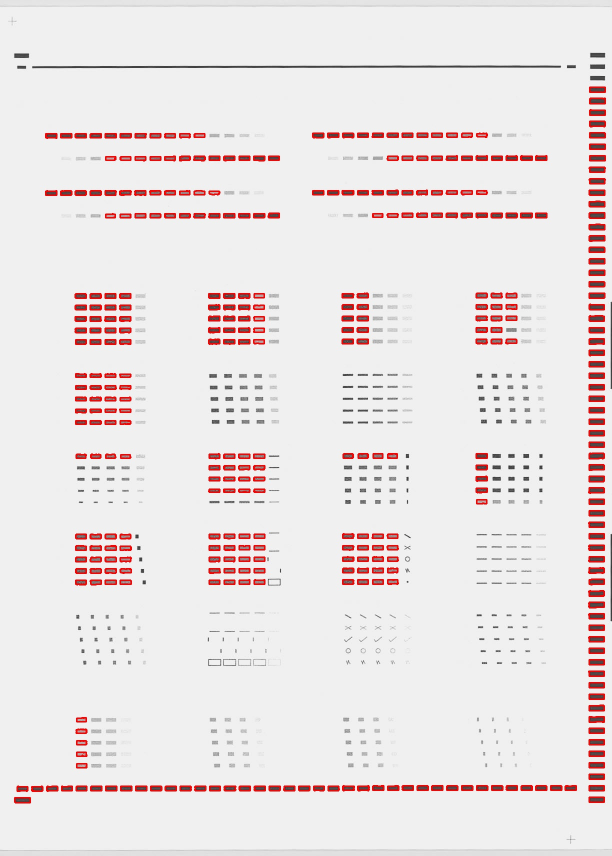
#> input picture 项目/答题卡识别/20210402-00300001.jpg, 1223 x 1712 px (shown at 1/2 size); its folder holds only this picture in this run
$ python -i test.py   (imports and definitions only)
#> lines starting #> are read from the running program, lines starting #| are printed output that depends on the picture; after the words box and inside, x2 and y2 are one past the last pixel; in counts of white or black regions, pixels touching at a corner belong together
# -*- coding:utf-8 -*-
import matplotlib.pyplot as plt
from imutils.perspective import four_point_transform
from imutils import contours
import numpy as np
import os
import cv2 as cv
import tqdm

min_thred = 180 #二值化的阈值
min_area = 120 #矩形框最小的面积，小于此面积的矩形框判定不认为是答案
max_area = 400 #矩形框最大的面积，大于此面积的矩形框判定不认为是答案
approx_num = 20 #矩形框的顶点数，小于此数的矩形框判定不认为是答案
pw = 0.6   #矩形框中白色像素值的比例，大于此比例的矩形框判定不认为是答案
top = 160  #矩形框的y坐标，小于此坐标的矩形框判定不认为是答案
# bottom = 270 #矩形框的y坐标，大于此坐标的矩形框判定不认为是答案
def main(input_file,out_file):
    # 加载一个图片到opencv中

#> called with input_file = '20210402-00300001.jpg', out_file = 'out.png'
    img = cv.imread(input_file)
#> img is the input picture: shape (1712, 1223, 3); mean B, G, R 227, 227, 235

    # 打印原图
    # cv.imshow("orgin", img)

    # 灰度化
    gray = cv.cvtColor(img, cv.COLOR_BGR2GRAY)
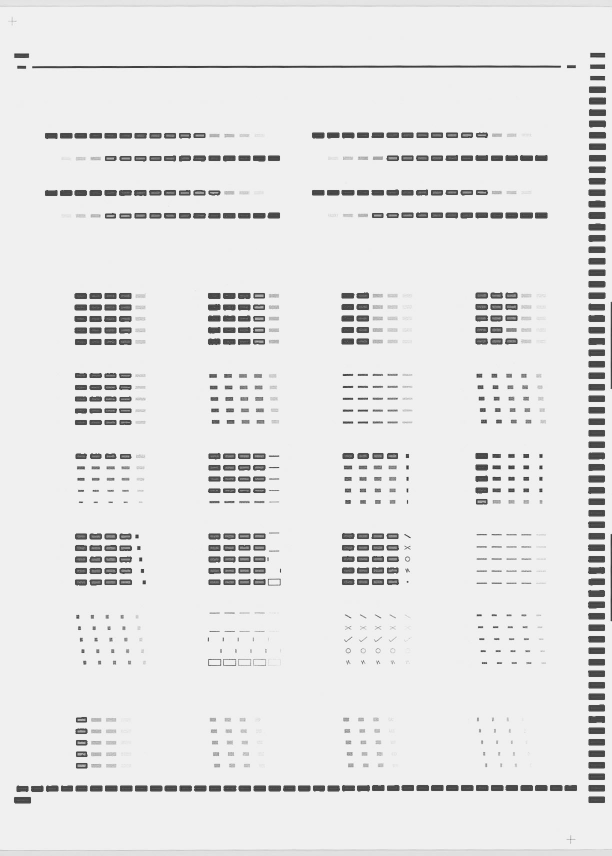
#> gray: shape (1712, 1223) (shown at 1/2 size); min 33, max 255, mean 229.4
    # 打印灰度图
    # cv.imshow("gray", gray)
    # 自适应二值化算法
    ret,thresh2 = cv.threshold(gray,min_thred,255,cv.THRESH_BINARY)
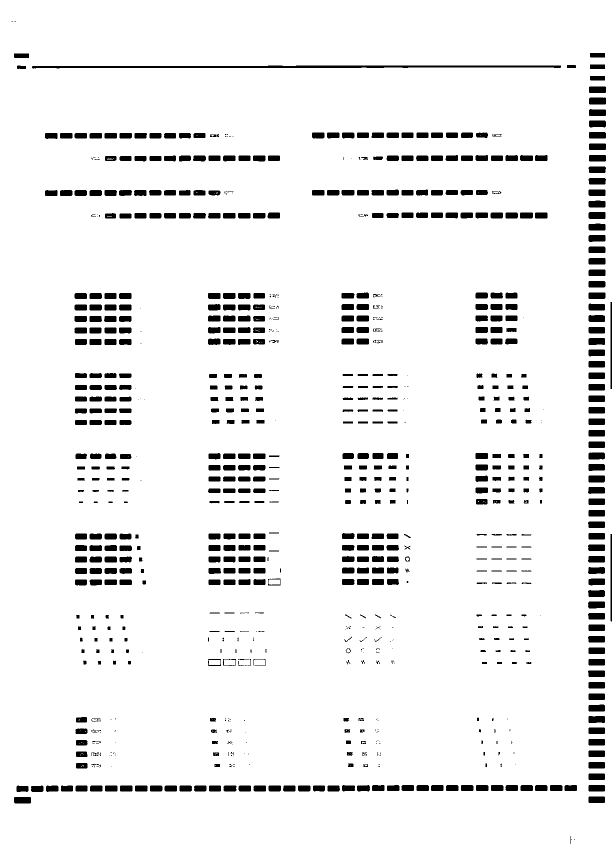
#> thresh2: shape (1712, 1223) (shown at 1/2 size); 93.6% white; 895 black regions (260 under 20 px)
#> ret = 180
    gray_deal = thresh2.copy()
    # 打印二值化后的图
    # cv.imshow("thresh2", thresh2)
    cv.imwrite("thresh2.jpg", thresh2)
    cts, _ = cv.findContours(thresh2,cv.RETR_TREE, cv.CHAIN_APPROX_SIMPLE)
#> cts = 1017 contours, 342 with area under 20; largest, box (x1, y1, x2, y2) and area: (0, 0, 1223, 1712) 2090144, (63, 130, 1123, 138) 5522, (1177, 194, 1213, 210) 514, (1176, 423, 1212, 439) 512, (1176, 950, 1211, 966) 500
    # 寻找轮廓
    # cts, hierarchy = cv.findContours(thresh2, cv.RETR_EXTERNAL, cv.CHAIN_APPROX_SIMPLE)

    # 打印找到的轮廓
    # print("轮廓数：", len(cts))

    # 对拷贝的原图进行轮廓标记
    contour_flagged = cv.drawContours(img.copy(), cts, -1, (0, 0, 255), 3)
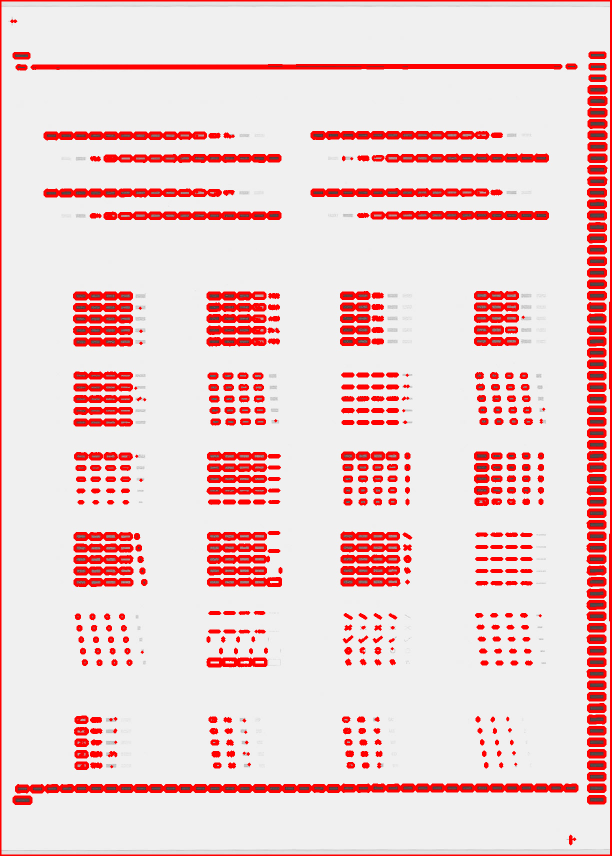
#> contour_flagged: shape (1712, 1223, 3) (shown at 1/2 size); mean B, G, R 209.3, 209.3, 238.3
    # 打印轮廓图
    # cv.imshow("contours_flagged", contour_flagged)
    cv.imwrite("contours_flagged.jpg", contour_flagged)
    # 按像素面积降序排序
    list = sorted(cts, key=cv.contourArea, reverse=True)
#> list has the same summary as cts
    # print(len(list))
    # 遍历轮廓
    question_list = []
    for ct in list:
        # 周长，第1个参数是轮廓，第二个参数代表是否是闭环的图形
        peri = 0.01 * cv.arcLength(ct, True)
        # print("周长：", peri)
        #计算面积
        area = cv.contourArea(ct)
        # print("面积：", area)
        if area < min_area or area > max_area:
            continue
        else:
            approx = cv.approxPolyDP(ct, peri, True)
            # print("approx:", len(approx))
            if len(approx)<= approx_num:
                x, y, w, h = cv.boundingRect(ct)
                #判断矩形是否宽度大于高度
                if w >h and w>=20 and w/h<5:
                    area_ori = gray_deal[y:y+h, x:x+w]
                    #统计area_ori中白色像素值的个数
                    white_pix = np.count_nonzero(area_ori)
                    # print("白色像素值的个数：", white_pix)
                    # print("面积：", area_ori.shape[0]*area_ori.shape[1])
                    # print("比例：", white_pix/(area_ori.shape[0]*area_ori.shape[1]))
                    if white_pix/(area_ori.shape[0]*area_ori.shape[1])<pw and y>top :
                        # print("x:{},y:{},w:{},h:{}".format(x, y, w, h))
                        question_list.append(ct)
#> this loop made 1017 passes
#> (peri, area, x, y, w, h, white_pix) on passes 67 to 78: (0.83, 396, 415, 1317, 28, 16, 319), (0.83, 379, 445, 1317, 28, 16, 350), (0.816, 376.5, 535, 1156, 27, 16, 322), (0.747, 340.5, 1039, 424, 28, 14, 86), (0.752, 331.5, 446, 1570, 28, 14, 94), (0.733, 330, 269, 1570, 27, 14, 82), (0.733, 330, 239, 1570, 27, 14, 82), (0.733, 330, 209, 1570, 27, 14, 82), (0.733, 330, 950, 905, 27, 14, 82), (0.733, 330, 1069, 424, 27, 14, 82), (0.727, 327.5, 179, 1570, 27, 14, 84), (0.727, 327.5, 1099, 1569, 27, 14, 84)
#> (peri, area) on passes 1 to 6: (58.71, 2090143.5), (21.32, 5522.5), (0.956, 513.5), (0.941, 512), (0.927, 499.5), (0.944, 490.5)
#> after the loop, question_list = 311 contours; largest, box (x1, y1, x2, y2) and area: (1039, 424, 1067, 438) 340, (446, 1570, 474, 1584) 332, (269, 1570, 296, 1584) 330, (239, 1570, 266, 1584) 330, (209, 1570, 236, 1584) 330

            # print("答案总数：", len(question_list))

            # 按坐标从上到下排序
    questionCnts = contours.sort_contours(question_list, method="top-to-bottom")[0]
#> questionCnts = 311 contours; largest, box (x1, y1, x2, y2) and area: (1039, 424, 1067, 438) 340, (446, 1570, 474, 1584) 332, (1069, 424, 1096, 438) 330, (950, 905, 977, 919) 330, (269, 1570, 296, 1584) 330
    cv.drawContours(img, questionCnts, -1, (0, 0, 255), 2)
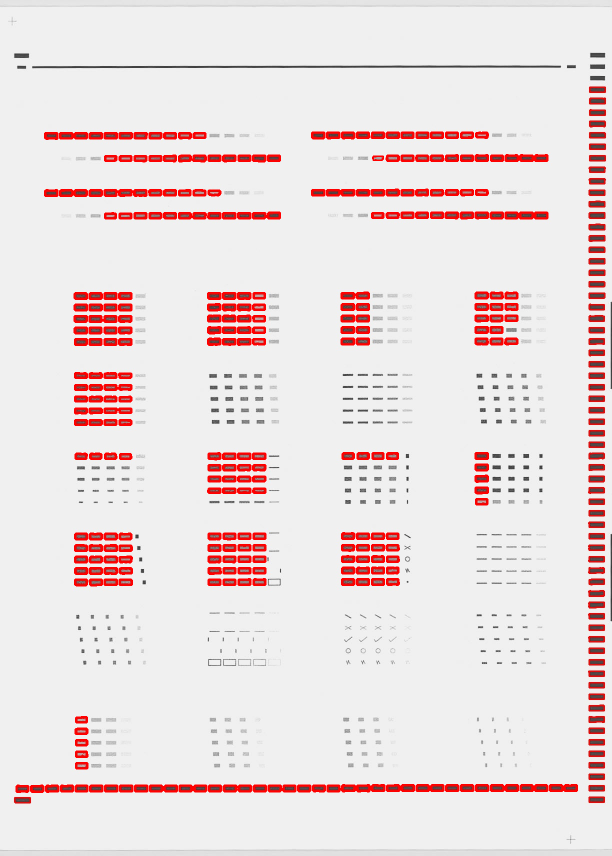
#> img: shape (1712, 1223, 3) (shown at 1/2 size); 3.26% of pixels changed, all inside (x1, y1, x2, y2) = (31, 263, 1156, 1586)
    cv.imwrite(out_file, img)

# [11 lines not run here, left out]

>>> result = main('20210402-00300001.jpg', 'out.png')
